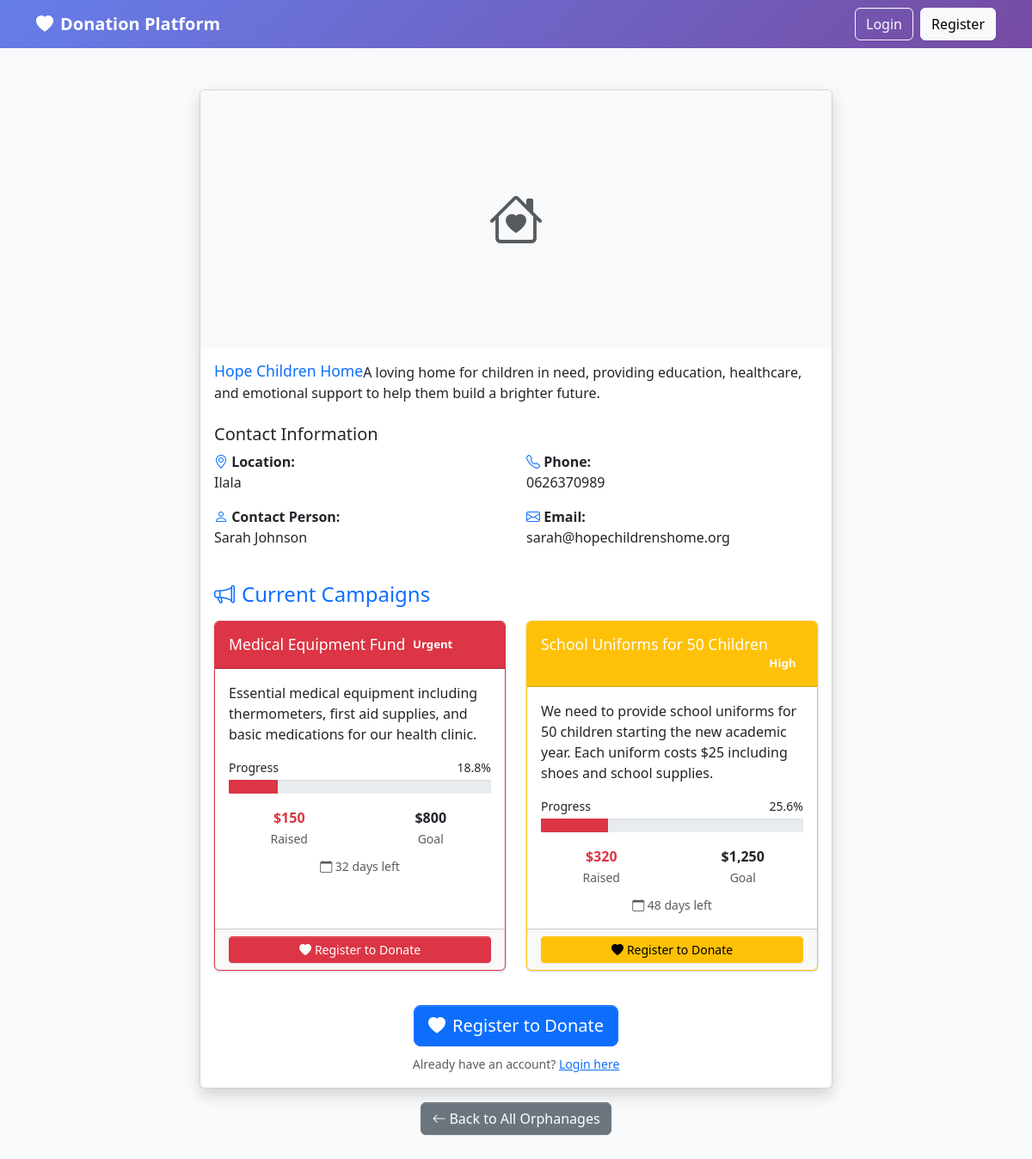
The page /orphanage-details.php?id=1 on the database its author committed.
### tables this page shows
CREATE TABLE `orphanages` (
  `id` int NOT NULL,
  `name` varchar(255) NOT NULL,
  `location` varchar(255) NOT NULL,
  `description` text NOT NULL,
  `contact_person` varchar(255) NOT NULL,
  `contact_phone` varchar(20) NOT NULL,
  `contact_email` varchar(255) NOT NULL,
  `bank_account` varchar(255) DEFAULT NULL,
  `image` varchar(255) DEFAULT NULL,
  `status` enum('active','inactive') NOT NULL DEFAULT 'active',
  `created_at` timestamp NOT NULL DEFAULT CURRENT_TIMESTAMP,
  `updated_at` timestamp NULL DEFAULT NULL ON UPDATE CURRENT_TIMESTAMP,
  PRIMARY KEY (`id`)
);

CREATE TABLE `campaigns` (
  `id` int NOT NULL AUTO_INCREMENT,
  `orphanage_id` int NOT NULL,
  `title` varchar(255) NOT NULL,
  `description` text NOT NULL,
  `target_amount` decimal(10,2) NOT NULL,
  `current_amount` decimal(10,2) NOT NULL DEFAULT '0.00',
  `deadline` date NOT NULL,
  `status` enum('active','completed','paused','cancelled') NOT NULL DEFAULT 'active',
  `image` varchar(255) DEFAULT NULL,
  `priority` enum('low','medium','high','urgent') NOT NULL DEFAULT 'medium',
  `created_at` timestamp NOT NULL DEFAULT CURRENT_TIMESTAMP,
  `updated_at` timestamp NULL DEFAULT NULL ON UPDATE CURRENT_TIMESTAMP,
  PRIMARY KEY (`id`),
  KEY `orphanage_id` (`orphanage_id`),
  KEY `status` (`status`),
  KEY `deadline` (`deadline`),
  KEY `idx_campaigns_status_deadline` (`status`,`deadline`),
  KEY `idx_campaigns_orphanage_status` (`orphanage_id`,`status`),
  CONSTRAINT `campaigns_ibfk_1` FOREIGN KEY (`orphanage_id`) REFERENCES `orphanages` (`id`) ON DELETE CASCADE
);

### orphanage-details.php (the view, shortened to what this page needs)
<!doctype html>
<html lang="en">
  <head>
    <link
      rel="stylesheet"
      href="https://cdn.jsdelivr.net/npm/@fontsource/source-sans-3@5.0.12/index.css"
    />
    <link
      rel="stylesheet"
      href="https://cdn.jsdelivr.net/npm/overlayscrollbars@2.10.1/styles/overlayscrollbars.min.css"
    />
    <link
      rel="stylesheet"
      href="https://cdn.jsdelivr.net/npm/bootstrap-icons@1.11.3/font/bootstrap-icons.min.css"
    />
    <link rel="stylesheet" href="dist/css/adminlte.css" />
  </head>
  <body class="bg-light">
    <?php
      include 'dist/includes/connection.php';
      $id = mysqli_real_escape_string($db, $_GET['id']);
      $sql = "SELECT * FROM orphanages WHERE id = '$id' AND status = 'active'";
      $result = mysqli_query($db, $sql);
      $orphanage = mysqli_fetch_assoc($result);
    ?>
    <nav class="navbar navbar-expand-lg navbar-dark" style="background: linear-gradient(135deg, #667eea 0%, #764ba2 100%);">
      <div class="container">
        <a class="navbar-brand fw-bold" href="index.php">
          <i class="bi bi-heart-fill me-2"></i>Donation Platform
        </a>
        <div class="navbar-nav ms-auto">
          <?php if(isset($_SESSION['user_id'])): ?>
            <span class="navbar-text me-3">Welcome, <?= $_SESSION['username'] ?>!</span>
            <?php if($_SESSION['role'] == 'admin'): ?>
              <a href="dist/pages/index.php" class="btn btn-outline-light me-2">Admin Dashboard</a>
            <?php else: ?>
              <a href="dist/pages/donor/index.php" class="btn btn-outline-light me-2">My Dashboard</a>
            <?php endif; ?>
            <form action="dist/includes/auth.php" method="post" class="d-inline">
              <button type="submit" name="logout" class="btn btn-outline-light">Logout</button>
            </form>
          <?php else: ?>
            <a href="login.php" class="btn btn-outline-light me-2">Login</a>
            <a href="register.php" class="btn btn-light">Register</a>
          <?php endif; ?>
        </div>
      </div>
    </nav>
    <div class="container mt-5">
      <div class="row">
        <div class="col-md-8 offset-md-2">
          <div class="card shadow">
            <?php if(!empty($orphanage['image'])): ?>
            <img src="dist/uploads/orphanages/<?php echo htmlspecialchars($orphanage['image']); ?>" class="card-img-top" alt="<?php echo htmlspecialchars($orphanage['name']); ?>" style="height: 300px; object-fit: cover;">
            <?php else: ?>
            <div class="card-img-top bg-light d-flex align-items-center justify-content-center" style="height: 300px;">
              <i class="bi bi-house-heart text-muted" style="font-size: 4rem;"></i>
            </div>
            <?php endif; ?>
            <div class="card-body">
              <h2 class="card-title text-primary"><?php echo htmlspecialchars($orphanage['name']); ?></h2>
              <p class="card-text"><?php echo htmlspecialchars($orphanage['description']); ?></p>
              <div class="mt-4">
                <h5>Contact Information</h5>
                <div class="row">
                  <div class="col-md-6">
                    <p><i class="bi bi-geo-alt text-primary"></i> <strong>Location:</strong><br><?php echo htmlspecialchars($orphanage['location']); ?></p>
                    <p><i class="bi bi-person text-primary"></i> <strong>Contact Person:</strong><br><?php echo htmlspecialchars($orphanage['contact_person']); ?></p>
                  </div>
                  <div class="col-md-6">
                    <p><i class="bi bi-telephone text-primary"></i> <strong>Phone:</strong><br><?php echo htmlspecialchars($orphanage['contact_phone']); ?></p>
                    <p><i class="bi bi-envelope text-primary"></i> <strong>Email:</strong><br><?php echo htmlspecialchars($orphanage['contact_email']); ?></p>
                  </div>
                </div>
              </div>
              <?php
                $campaigns_sql = "SELECT * FROM campaigns WHERE orphanage_id = '" . $orphanage['id'] . "' AND status = 'active' ORDER BY priority DESC, deadline ASC";
                $campaigns_result = mysqli_query($db, $campaigns_sql);
                if (mysqli_num_rows($campaigns_result) > 0):
              ?>
              <div class="mt-4">
                <h4 class="text-primary mb-3">
                  <i class="bi bi-megaphone me-2"></i>Current Campaigns
                </h4>
                <div class="row">
                  <?php while($campaign = mysqli_fetch_assoc($campaigns_result)):
                    $progress = ($campaign['current_amount'] / $campaign['target_amount']) * 100;
                    $progress_class = $progress >= 75 ? 'success' : ($progress >= 50 ? 'warning' : 'danger');
                    $priority_class = $campaign['priority'] == 'urgent' ? 'danger' : ($campaign['priority'] == 'high' ? 'warning' : ($campaign['priority'] == 'medium' ? 'info' : 'secondary'));
                    $days_remaining = (strtotime($campaign['deadline']) - time()) / (60 * 60 * 24);
                  ?>
                  <div class="col-md-6 mb-3">
                    <div class="card h-100 border-<?php echo $priority_class; ?>">
                      <div class="card-header bg-<?php echo $priority_class; ?> text-white">
                        <h6 class="card-title mb-0">
                          <?php echo htmlspecialchars($campaign['title']); ?>
                          <span class="badge badge-light float-end"><?php echo ucfirst($campaign['priority']); ?></span>
                        </h6>
                      </div>
                      <div class="card-body">
                        <p class="card-text"><?php echo htmlspecialchars(substr($campaign['description'], 0, 150)) . (strlen($campaign['description']) > 150 ? '...' : ''); ?></p>
                        <div class="mb-3">
                          <div class="d-flex justify-content-between mb-1">
                            <small>Progress</small>
                            <small><?php echo round($progress, 1); ?>%</small>
                          </div>
                          <div class="progress">
                            <div class="progress-bar bg-<?php echo $progress_class; ?>" style="width: <?php echo $progress; ?>%"></div>
                          </div>
                        </div>
                        <div class="row text-center">
                          <div class="col-6">
                            <strong class="text-<?php echo $progress_class; ?>">$<?php echo number_format($campaign['current_amount'], 0); ?></strong>
                            <br><small class="text-muted">Raised</small>
                          </div>
                          <div class="col-6">
                            <strong>$<?php echo number_format($campaign['target_amount'], 0); ?></strong>
                            <br><small class="text-muted">Goal</small>
                          </div>
                        </div>
                        <div class="mt-2 text-center">
                          <small class="text-muted">
                            <i class="bi bi-calendar"></i>
                            <?php
                              if ($days_remaining > 0) {
                                echo ceil($days_remaining) . " days left";
                              } elseif ($days_remaining == 0) {
                                echo "Ends today";
                              } else {
                                echo "Campaign ended";
                              }
                            ?>
                          </small>
                        </div>
                      </div>
                      <div class="card-footer">
                        <?php if(isset($_SESSION['user_id'])): ?>
                          <a href="make-donation.php?orphanage_id=<?php echo $orphanage['id']; ?>&campaign_id=<?php echo $campaign['id']; ?>" class="btn btn-<?php echo $priority_class; ?> btn-sm w-100">
                            <i class="bi bi-heart-fill me-1"></i>Donate to This Campaign
                          </a>
                        <?php else: ?>
                          <a href="register.php?redirect=make-donation.php?orphanage_id=<?php echo $orphanage['id']; ?>&campaign_id=<?php echo $campaign['id']; ?>" class="btn btn-<?php echo $priority_class; ?> btn-sm w-100">
                            <i class="bi bi-heart-fill me-1"></i>Register to Donate
                          </a>
                        <?php endif; ?>
                      </div>
                    </div>
                  </div>
                  <?php endwhile; ?>
                </div>
              </div>
              <?php endif; ?>
              <div class="mt-4 text-center">
                <?php if(isset($_SESSION['user_id'])): ?>
                  <a href="make-donation.php?orphanage_id=<?php echo $orphanage['id']; ?>" class="btn btn-primary btn-lg">
                    <i class="bi bi-heart-fill me-2"></i>Donate Now
                  </a>
                <?php else: ?>
                  <a href="register.php?redirect=make-donation.php?orphanage_id=<?php echo $orphanage['id']; ?>" class="btn btn-primary btn-lg">
                    <i class="bi bi-heart-fill me-2"></i>Register to Donate
                  </a>
                  <div class="mt-2">
                    <small class="text-muted">Already have an account? <a href="login.php?redirect=make-donation.php?orphanage_id=<?php echo $orphanage['id']; ?>">Login here</a></small>
                  </div>
                <?php endif; ?>
              </div>
            </div>
          </div>
          <div class="text-center mt-3 mb-5">
            <a href="index.php" class="btn btn-secondary">
              <i class="bi bi-arrow-left me-1"></i>Back to All Orphanages
            </a>
          </div>
        </div>
      </div>
    </div>
  </body>
</html>

### rows shown on the page
orphanages: name "Hope Children Home", description "A loving home for children in need, providing education, healthcare, and emotional support to help them build a brighter future.", location "Ilala", contact_person "Sarah Johnson", contact_phone "0626370989", contact_email "sarah@hopechildrenshome.org"
campaigns: title "Medical Equipment Fund", priority "Urgent", description "Essential medical equipment including thermometers, first aid supplies, and basic medications for our health clinic.", progress "18.8", current_amount "150", target_amount "800"
campaigns: title "School Uniforms for 50 Children", priority "High", description "We need to provide school uniforms for 50 children starting the new academic year. Each uniform costs $25 including shoes and school supplies.", progress "25.6", current_amount "320", target_amount "1,250"
